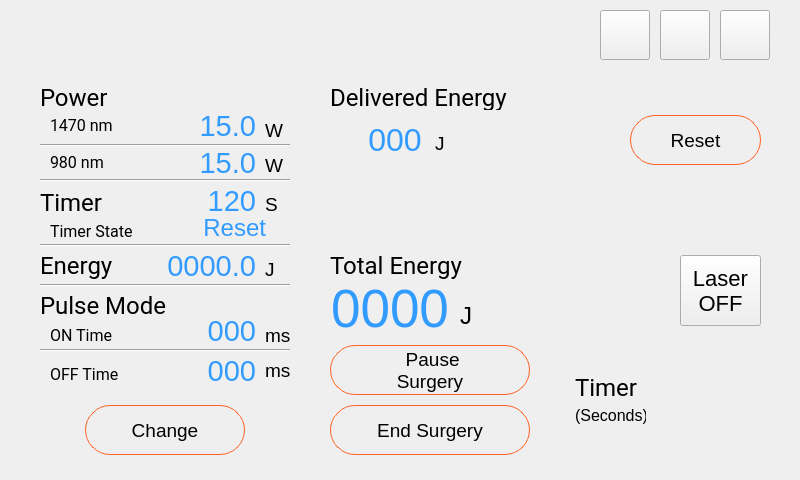
<?xml version="1.0" encoding="UTF-8"?>
<ui version="4.0">
 <class>ReadyForSurgery</class>
 <widget class="QWidget" name="ReadyForSurgery">
  <property name="geometry">
   <rect>
    <x>0</x>
    <y>0</y>
    <width>800</width>
    <height>480</height>
   </rect>
  </property>
  <property name="windowTitle">
   <string>Form</string>
  </property>
  <property name="styleSheet">
   <string notr="true"/>
  </property>
  <widget class="QFrame" name="readysurgery_1">
   <property name="geometry">
    <rect>
     <x>20</x>
     <y>70</y>
     <width>760</width>
     <height>390</height>
    </rect>
   </property>
   <property name="frameShape">
    <enum>QFrame::NoFrame</enum>
   </property>
   <widget class="QFrame" name="readysurgery_2">
    <property name="geometry">
     <rect>
      <x>5</x>
      <y>5</y>
      <width>280</width>
      <height>325</height>
     </rect>
    </property>
    <property name="styleSheet">
     <string notr="true"/>
    </property>
    <property name="frameShape">
     <enum>QFrame::NoFrame</enum>
    </property>
    <widget class="QLabel" name="label_1">
     <property name="geometry">
      <rect>
       <x>15</x>
       <y>10</y>
       <width>70</width>
       <height>25</height>
      </rect>
     </property>
     <property name="font">
      <font>
       <family>Roboto</family>
       <pointsize>18</pointsize>
       <weight>50</weight>
       <italic>false</italic>
       <bold>false</bold>
      </font>
     </property>
     <property name="styleSheet">
      <string notr="true">font-size: 18pt;</string>
     </property>
     <property name="text">
      <string>Power</string>
     </property>
    </widget>
    <widget class="QLabel" name="label_2">
     <property name="geometry">
      <rect>
       <x>240</x>
       <y>45</y>
       <width>31</width>
       <height>21</height>
      </rect>
     </property>
     <property name="styleSheet">
      <string notr="true">font-size: 14pt;</string>
     </property>
     <property name="text">
      <string>W</string>
     </property>
    </widget>
    <widget class="QLabel" name="label_6">
     <property name="geometry">
      <rect>
       <x>240</x>
       <y>119</y>
       <width>31</width>
       <height>21</height>
      </rect>
     </property>
     <property name="styleSheet">
      <string notr="true">font-size: 14pt;</string>
     </property>
     <property name="text">
      <string>S</string>
     </property>
    </widget>
    <widget class="QLabel" name="label_5">
     <property name="geometry">
      <rect>
       <x>15</x>
       <y>115</y>
       <width>70</width>
       <height>25</height>
      </rect>
     </property>
     <property name="font">
      <font>
       <family>Roboto</family>
       <pointsize>18</pointsize>
       <weight>50</weight>
       <italic>false</italic>
       <bold>false</bold>
      </font>
     </property>
     <property name="styleSheet">
      <string notr="true">font-size: 18pt;</string>
     </property>
     <property name="text">
      <string>Timer</string>
     </property>
    </widget>
    <widget class="QLabel" name="label_8">
     <property name="geometry">
      <rect>
       <x>25</x>
       <y>144</y>
       <width>131</width>
       <height>25</height>
      </rect>
     </property>
     <property name="font">
      <font>
       <family>Roboto</family>
       <pointsize>12</pointsize>
       <weight>50</weight>
       <italic>false</italic>
       <bold>false</bold>
      </font>
     </property>
     <property name="styleSheet">
      <string notr="true">font-size: 12pt;</string>
     </property>
     <property name="text">
      <string>Timer State</string>
     </property>
    </widget>
    <widget class="QLabel" name="label_9">
     <property name="geometry">
      <rect>
       <x>15</x>
       <y>218</y>
       <width>141</width>
       <height>25</height>
      </rect>
     </property>
     <property name="font">
      <font>
       <family>Roboto</family>
       <pointsize>18</pointsize>
       <weight>50</weight>
       <italic>false</italic>
       <bold>false</bold>
      </font>
     </property>
     <property name="styleSheet">
      <string notr="true">font-size: 18pt;</string>
     </property>
     <property name="text">
      <string>Pulse Mode</string>
     </property>
    </widget>
    <widget class="QLabel" name="label_11">
     <property name="geometry">
      <rect>
       <x>240</x>
       <y>184</y>
       <width>31</width>
       <height>21</height>
      </rect>
     </property>
     <property name="styleSheet">
      <string notr="true">font-size: 14pt;</string>
     </property>
     <property name="text">
      <string>J</string>
     </property>
    </widget>
    <widget class="QLabel" name="label_10">
     <property name="geometry">
      <rect>
       <x>15</x>
       <y>175</y>
       <width>81</width>
       <height>31</height>
      </rect>
     </property>
     <property name="font">
      <font>
       <family>Roboto</family>
       <pointsize>18</pointsize>
       <weight>50</weight>
       <italic>false</italic>
       <bold>false</bold>
      </font>
     </property>
     <property name="styleSheet">
      <string notr="true">font-size: 18pt;</string>
     </property>
     <property name="text">
      <string>Energy</string>
     </property>
    </widget>
    <widget class="QLabel" name="label_3">
     <property name="geometry">
      <rect>
       <x>25</x>
       <y>77</y>
       <width>61</width>
       <height>20</height>
      </rect>
     </property>
     <property name="font">
      <font>
       <family>Roboto</family>
       <pointsize>12</pointsize>
      </font>
     </property>
     <property name="styleSheet">
      <string notr="true">font-size: 12pt;</string>
     </property>
     <property name="text">
      <string>980 nm</string>
     </property>
    </widget>
    <widget class="QLabel" name="label_4">
     <property name="geometry">
      <rect>
       <x>25</x>
       <y>40</y>
       <width>71</width>
       <height>20</height>
      </rect>
     </property>
     <property name="font">
      <font>
       <family>Roboto</family>
       <pointsize>12</pointsize>
      </font>
     </property>
     <property name="styleSheet">
      <string notr="true">font-size: 12pt;</string>
     </property>
     <property name="text">
      <string>1470 nm</string>
     </property>
    </widget>
    <widget class="QLabel" name="L5_980nm">
     <property name="geometry">
      <rect>
       <x>130</x>
       <y>72</y>
       <width>101</width>
       <height>31</height>
      </rect>
     </property>
     <property name="styleSheet">
      <string notr="true">font-size:22pt;
color: rgb(50, 155, 255);</string>
     </property>
     <property name="text">
      <string>15.0</string>
     </property>
     <property name="alignment">
      <set>Qt::AlignRight|Qt::AlignTrailing|Qt::AlignVCenter</set>
     </property>
    </widget>
    <widget class="QLabel" name="L5_1470nm">
     <property name="geometry">
      <rect>
       <x>130</x>
       <y>35</y>
       <width>101</width>
       <height>31</height>
      </rect>
     </property>
     <property name="styleSheet">
      <string notr="true">font-size:22pt;
color: rgb(50, 155, 255);</string>
     </property>
     <property name="text">
      <string>15.0</string>
     </property>
     <property name="alignment">
      <set>Qt::AlignRight|Qt::AlignTrailing|Qt::AlignVCenter</set>
     </property>
    </widget>
    <widget class="QLabel" name="L5_timer_sec">
     <property name="geometry">
      <rect>
       <x>130</x>
       <y>110</y>
       <width>101</width>
       <height>31</height>
      </rect>
     </property>
     <property name="styleSheet">
      <string notr="true">font-size:22pt;
color: rgb(50, 155, 255);</string>
     </property>
     <property name="text">
      <string>120</string>
     </property>
     <property name="alignment">
      <set>Qt::AlignRight|Qt::AlignTrailing|Qt::AlignVCenter</set>
     </property>
    </widget>
    <widget class="QLabel" name="L5_timer_state">
     <property name="geometry">
      <rect>
       <x>150</x>
       <y>140</y>
       <width>91</width>
       <height>26</height>
      </rect>
     </property>
     <property name="styleSheet">
      <string notr="true">font-size: 18pt;
color: rgb(50, 155, 255);</string>
     </property>
     <property name="text">
      <string>Reset</string>
     </property>
     <property name="alignment">
      <set>Qt::AlignRight|Qt::AlignTrailing|Qt::AlignVCenter</set>
     </property>
    </widget>
    <widget class="QLabel" name="L5_pulse_on">
     <property name="geometry">
      <rect>
       <x>130</x>
       <y>240</y>
       <width>101</width>
       <height>31</height>
      </rect>
     </property>
     <property name="styleSheet">
      <string notr="true">font-size:22pt;
color: rgb(50, 155, 255);</string>
     </property>
     <property name="text">
      <string>000</string>
     </property>
     <property name="alignment">
      <set>Qt::AlignRight|Qt::AlignTrailing|Qt::AlignVCenter</set>
     </property>
    </widget>
    <widget class="QLabel" name="L5_energy">
     <property name="geometry">
      <rect>
       <x>130</x>
       <y>175</y>
       <width>101</width>
       <height>31</height>
      </rect>
     </property>
     <property name="styleSheet">
      <string notr="true">font-size:22pt;
color: rgb(50, 155, 255);</string>
     </property>
     <property name="text">
      <string>0000.0</string>
     </property>
     <property name="alignment">
      <set>Qt::AlignRight|Qt::AlignTrailing|Qt::AlignVCenter</set>
     </property>
    </widget>
    <widget class="QLabel" name="label_7">
     <property name="geometry">
      <rect>
       <x>240</x>
       <y>80</y>
       <width>31</width>
       <height>21</height>
      </rect>
     </property>
     <property name="styleSheet">
      <string notr="true">font-size: 14pt;</string>
     </property>
     <property name="text">
      <string>W</string>
     </property>
    </widget>
    <widget class="QLabel" name="L5_pulse_off">
     <property name="geometry">
      <rect>
       <x>130</x>
       <y>280</y>
       <width>101</width>
       <height>31</height>
      </rect>
     </property>
     <property name="styleSheet">
      <string notr="true">font-size:22pt;
color: rgb(50, 155, 255);</string>
     </property>
     <property name="text">
      <string>000</string>
     </property>
     <property name="alignment">
      <set>Qt::AlignRight|Qt::AlignTrailing|Qt::AlignVCenter</set>
     </property>
    </widget>
    <widget class="QLabel" name="label_18">
     <property name="geometry">
      <rect>
       <x>25</x>
       <y>250</y>
       <width>71</width>
       <height>20</height>
      </rect>
     </property>
     <property name="font">
      <font>
       <family>Roboto</family>
       <pointsize>12</pointsize>
      </font>
     </property>
     <property name="styleSheet">
      <string notr="true">font-size: 12pt;</string>
     </property>
     <property name="text">
      <string>ON Time</string>
     </property>
    </widget>
    <widget class="QLabel" name="label_19">
     <property name="geometry">
      <rect>
       <x>25</x>
       <y>289</y>
       <width>71</width>
       <height>20</height>
      </rect>
     </property>
     <property name="font">
      <font>
       <family>Roboto</family>
       <pointsize>12</pointsize>
      </font>
     </property>
     <property name="styleSheet">
      <string notr="true">font-size: 12pt;</string>
     </property>
     <property name="text">
      <string>OFF Time</string>
     </property>
    </widget>
    <widget class="QLabel" name="L2_on_pulse_unit">
     <property name="geometry">
      <rect>
       <x>240</x>
       <y>250</y>
       <width>31</width>
       <height>21</height>
      </rect>
     </property>
     <property name="styleSheet">
      <string notr="true">font-size:14pt;</string>
     </property>
     <property name="text">
      <string>ms</string>
     </property>
    </widget>
    <widget class="QLabel" name="L2_off_pulse_unit">
     <property name="geometry">
      <rect>
       <x>240</x>
       <y>285</y>
       <width>31</width>
       <height>21</height>
      </rect>
     </property>
     <property name="styleSheet">
      <string notr="true">font-size:14pt;</string>
     </property>
     <property name="text">
      <string>ms</string>
     </property>
    </widget>
    <widget class="Line" name="line_2">
     <property name="geometry">
      <rect>
       <x>15</x>
       <y>100</y>
       <width>250</width>
       <height>10</height>
      </rect>
     </property>
     <property name="orientation">
      <enum>Qt::Horizontal</enum>
     </property>
    </widget>
    <widget class="Line" name="line_3">
     <property name="geometry">
      <rect>
       <x>15</x>
       <y>65</y>
       <width>250</width>
       <height>10</height>
      </rect>
     </property>
     <property name="orientation">
      <enum>Qt::Horizontal</enum>
     </property>
    </widget>
    <widget class="Line" name="line_4">
     <property name="geometry">
      <rect>
       <x>15</x>
       <y>165</y>
       <width>250</width>
       <height>10</height>
      </rect>
     </property>
     <property name="orientation">
      <enum>Qt::Horizontal</enum>
     </property>
    </widget>
    <widget class="Line" name="line_5">
     <property name="geometry">
      <rect>
       <x>15</x>
       <y>205</y>
       <width>250</width>
       <height>10</height>
      </rect>
     </property>
     <property name="orientation">
      <enum>Qt::Horizontal</enum>
     </property>
    </widget>
    <widget class="Line" name="line_6">
     <property name="geometry">
      <rect>
       <x>15</x>
       <y>270</y>
       <width>250</width>
       <height>10</height>
      </rect>
     </property>
     <property name="orientation">
      <enum>Qt::Horizontal</enum>
     </property>
    </widget>
   </widget>
   <widget class="QFrame" name="readysurgery_3">
    <property name="geometry">
     <rect>
      <x>290</x>
      <y>5</y>
      <width>465</width>
      <height>265</height>
     </rect>
    </property>
    <property name="styleSheet">
     <string notr="true"/>
    </property>
    <property name="frameShape">
     <enum>QFrame::NoFrame</enum>
    </property>
    <widget class="QPushButton" name="B5_reset">
     <property name="geometry">
      <rect>
       <x>320</x>
       <y>40</y>
       <width>131</width>
       <height>50</height>
      </rect>
     </property>
     <property name="styleSheet">
      <string notr="true">font-size: 14pt;
border: 1px solid rgb(255, 97, 34);
border-radius: 25px;</string>
     </property>
     <property name="text">
      <string>Reset</string>
     </property>
    </widget>
    <widget class="QLabel" name="label_13">
     <property name="geometry">
      <rect>
       <x>125</x>
       <y>58</y>
       <width>31</width>
       <height>21</height>
      </rect>
     </property>
     <property name="styleSheet">
      <string notr="true">font-size: 14pt;</string>
     </property>
     <property name="text">
      <string>J</string>
     </property>
    </widget>
    <widget class="QLabel" name="label_12">
     <property name="geometry">
      <rect>
       <x>20</x>
       <y>10</y>
       <width>191</width>
       <height>25</height>
      </rect>
     </property>
     <property name="font">
      <font>
       <family>Roboto</family>
       <pointsize>18</pointsize>
       <weight>50</weight>
       <italic>false</italic>
       <bold>false</bold>
      </font>
     </property>
     <property name="styleSheet">
      <string notr="true">font-size: 18pt;</string>
     </property>
     <property name="text">
      <string>Delivered Energy</string>
     </property>
    </widget>
    <widget class="QLabel" name="label_15">
     <property name="geometry">
      <rect>
       <x>150</x>
       <y>230</y>
       <width>31</width>
       <height>21</height>
      </rect>
     </property>
     <property name="styleSheet">
      <string notr="true">font-size: 18pt;</string>
     </property>
     <property name="text">
      <string>J</string>
     </property>
    </widget>
    <widget class="QLabel" name="label_14">
     <property name="geometry">
      <rect>
       <x>20</x>
       <y>175</y>
       <width>141</width>
       <height>31</height>
      </rect>
     </property>
     <property name="font">
      <font>
       <family>Roboto</family>
       <pointsize>18</pointsize>
       <weight>50</weight>
       <italic>false</italic>
       <bold>false</bold>
      </font>
     </property>
     <property name="styleSheet">
      <string notr="true">font-size: 18pt;</string>
     </property>
     <property name="text">
      <string>Total Energy</string>
     </property>
    </widget>
    <widget class="QLabel" name="L5_store_1">
     <property name="geometry">
      <rect>
       <x>25</x>
       <y>104</y>
       <width>85</width>
       <height>25</height>
      </rect>
     </property>
     <property name="styleSheet">
      <string notr="true">font-size:20pt;</string>
     </property>
     <property name="text">
      <string/>
     </property>
     <property name="alignment">
      <set>Qt::AlignCenter</set>
     </property>
    </widget>
    <widget class="QLabel" name="L5_store_5">
     <property name="geometry">
      <rect>
       <x>25</x>
       <y>139</y>
       <width>85</width>
       <height>25</height>
      </rect>
     </property>
     <property name="styleSheet">
      <string notr="true">font-size:20pt;</string>
     </property>
     <property name="text">
      <string/>
     </property>
     <property name="alignment">
      <set>Qt::AlignCenter</set>
     </property>
    </widget>
    <widget class="QLabel" name="L5_store_2">
     <property name="geometry">
      <rect>
       <x>135</x>
       <y>104</y>
       <width>85</width>
       <height>25</height>
      </rect>
     </property>
     <property name="styleSheet">
      <string notr="true">font-size:20pt;</string>
     </property>
     <property name="text">
      <string/>
     </property>
     <property name="alignment">
      <set>Qt::AlignCenter</set>
     </property>
    </widget>
    <widget class="QLabel" name="L5_store_3">
     <property name="geometry">
      <rect>
       <x>245</x>
       <y>104</y>
       <width>85</width>
       <height>25</height>
      </rect>
     </property>
     <property name="styleSheet">
      <string notr="true">font-size:20pt;</string>
     </property>
     <property name="text">
      <string/>
     </property>
     <property name="alignment">
      <set>Qt::AlignCenter</set>
     </property>
    </widget>
    <widget class="QLabel" name="L5_store_4">
     <property name="geometry">
      <rect>
       <x>355</x>
       <y>104</y>
       <width>85</width>
       <height>25</height>
      </rect>
     </property>
     <property name="styleSheet">
      <string notr="true">font-size:20pt;</string>
     </property>
     <property name="text">
      <string/>
     </property>
     <property name="alignment">
      <set>Qt::AlignCenter</set>
     </property>
    </widget>
    <widget class="QLabel" name="L5_store_6">
     <property name="geometry">
      <rect>
       <x>135</x>
       <y>139</y>
       <width>85</width>
       <height>25</height>
      </rect>
     </property>
     <property name="styleSheet">
      <string notr="true">font-size:20pt;</string>
     </property>
     <property name="text">
      <string/>
     </property>
     <property name="alignment">
      <set>Qt::AlignCenter</set>
     </property>
    </widget>
    <widget class="QLabel" name="L5_store_7">
     <property name="geometry">
      <rect>
       <x>245</x>
       <y>139</y>
       <width>85</width>
       <height>25</height>
      </rect>
     </property>
     <property name="styleSheet">
      <string notr="true">font-size:20pt;</string>
     </property>
     <property name="text">
      <string/>
     </property>
     <property name="alignment">
      <set>Qt::AlignCenter</set>
     </property>
    </widget>
    <widget class="QLabel" name="L5_store_8">
     <property name="geometry">
      <rect>
       <x>355</x>
       <y>139</y>
       <width>85</width>
       <height>25</height>
      </rect>
     </property>
     <property name="styleSheet">
      <string notr="true">font-size:20pt;</string>
     </property>
     <property name="text">
      <string/>
     </property>
     <property name="alignment">
      <set>Qt::AlignCenter</set>
     </property>
    </widget>
    <widget class="QLabel" name="L5_total_energy">
     <property name="geometry">
      <rect>
       <x>20</x>
       <y>203</y>
       <width>120</width>
       <height>61</height>
      </rect>
     </property>
     <property name="styleSheet">
      <string notr="true">color: rgb(50, 155, 255);
font-size: 40pt;</string>
     </property>
     <property name="text">
      <string>0000</string>
     </property>
     <property name="alignment">
      <set>Qt::AlignCenter</set>
     </property>
    </widget>
    <widget class="QLabel" name="L5_energy_deliverd">
     <property name="geometry">
      <rect>
       <x>50</x>
       <y>50</y>
       <width>70</width>
       <height>30</height>
      </rect>
     </property>
     <property name="styleSheet">
      <string notr="true">font-size:24pt;
color: rgb(50, 155, 255);</string>
     </property>
     <property name="text">
      <string>000</string>
     </property>
     <property name="alignment">
      <set>Qt::AlignCenter</set>
     </property>
    </widget>
    <widget class="QPushButton" name="pushButton">
     <property name="geometry">
      <rect>
       <x>370</x>
       <y>180</y>
       <width>81</width>
       <height>71</height>
      </rect>
     </property>
     <property name="styleSheet">
      <string notr="true">font-size:22px;</string>
     </property>
     <property name="text">
      <string>Laser
OFF</string>
     </property>
    </widget>
   </widget>
   <widget class="QFrame" name="readysurgery_4">
    <property name="geometry">
     <rect>
      <x>535</x>
      <y>275</y>
      <width>220</width>
      <height>110</height>
     </rect>
    </property>
    <property name="styleSheet">
     <string notr="true"/>
    </property>
    <property name="frameShape">
     <enum>QFrame::NoFrame</enum>
    </property>
    <widget class="QLabel" name="label_17">
     <property name="geometry">
      <rect>
       <x>20</x>
       <y>60</y>
       <width>71</width>
       <height>20</height>
      </rect>
     </property>
     <property name="styleSheet">
      <string notr="true">font-size: 12pt;</string>
     </property>
     <property name="text">
      <string>(Seconds)</string>
     </property>
    </widget>
    <widget class="QLabel" name="label_16">
     <property name="geometry">
      <rect>
       <x>20</x>
       <y>30</y>
       <width>70</width>
       <height>25</height>
      </rect>
     </property>
     <property name="font">
      <font>
       <family>Roboto</family>
       <pointsize>18</pointsize>
       <weight>50</weight>
       <italic>false</italic>
       <bold>false</bold>
      </font>
     </property>
     <property name="styleSheet">
      <string notr="true">font-size: 18pt;</string>
     </property>
     <property name="text">
      <string>Timer</string>
     </property>
    </widget>
    <widget class="QFrame" name="F5_timer">
     <property name="geometry">
      <rect>
       <x>120</x>
       <y>10</y>
       <width>90</width>
       <height>90</height>
      </rect>
     </property>
     <property name="frameShape">
      <enum>QFrame::NoFrame</enum>
     </property>
    </widget>
   </widget>
   <widget class="QPushButton" name="B5_to_standby">
    <property name="geometry">
     <rect>
      <x>310</x>
      <y>335</y>
      <width>200</width>
      <height>50</height>
     </rect>
    </property>
    <property name="styleSheet">
     <string notr="true">font-size: 14pt;
border: 1px solid rgb(255, 97, 34);
border-radius: 25px;</string>
    </property>
    <property name="text">
     <string>End Surgery</string>
    </property>
   </widget>
   <widget class="QPushButton" name="B5_pause">
    <property name="geometry">
     <rect>
      <x>310</x>
      <y>275</y>
      <width>200</width>
      <height>50</height>
     </rect>
    </property>
    <property name="styleSheet">
     <string notr="true">font-size: 14pt;
border: 1px solid rgb(255, 97, 34);
border-radius: 25px;</string>
    </property>
    <property name="text">
     <string> Pause
Surgery</string>
    </property>
   </widget>
   <widget class="QPushButton" name="B5_change">
    <property name="geometry">
     <rect>
      <x>65</x>
      <y>335</y>
      <width>160</width>
      <height>50</height>
     </rect>
    </property>
    <property name="styleSheet">
     <string notr="true">font-size: 14pt;
border: 1px solid rgb(255, 97, 34);
border-radius: 25px;</string>
    </property>
    <property name="text">
     <string>Change</string>
    </property>
   </widget>
  </widget>
  <widget class="QLabel" name="L5_ready">
   <property name="geometry">
    <rect>
     <x>20</x>
     <y>20</y>
     <width>271</width>
     <height>30</height>
    </rect>
   </property>
   <property name="text">
    <string/>
   </property>
  </widget>
  <widget class="QFrame" name="homeframe_7">
   <property name="geometry">
    <rect>
     <x>590</x>
     <y>5</y>
     <width>190</width>
     <height>60</height>
    </rect>
   </property>
   <property name="frameShape">
    <enum>QFrame::NoFrame</enum>
   </property>
   <widget class="home_button" name="B5_aimingbeam">
    <property name="geometry">
     <rect>
      <x>10</x>
      <y>5</y>
      <width>50</width>
      <height>50</height>
     </rect>
    </property>
    <property name="text">
     <string/>
    </property>
   </widget>
   <widget class="home_button" name="B5_sound">
    <property name="geometry">
     <rect>
      <x>70</x>
      <y>5</y>
      <width>50</width>
      <height>50</height>
     </rect>
    </property>
    <property name="styleSheet">
     <string notr="true"/>
    </property>
    <property name="text">
     <string/>
    </property>
   </widget>
   <widget class="home_button" name="B5_brightness">
    <property name="geometry">
     <rect>
      <x>130</x>
      <y>5</y>
      <width>50</width>
      <height>50</height>
     </rect>
    </property>
    <property name="text">
     <string/>
    </property>
   </widget>
  </widget>
 </widget>
 <customwidgets>
  <customwidget>
   <class>home_button</class>
   <extends>QPushButton</extends>
   <header>home_button.h</header>
  </customwidget>
 </customwidgets>
 <resources/>
 <connections/>
</ui>
